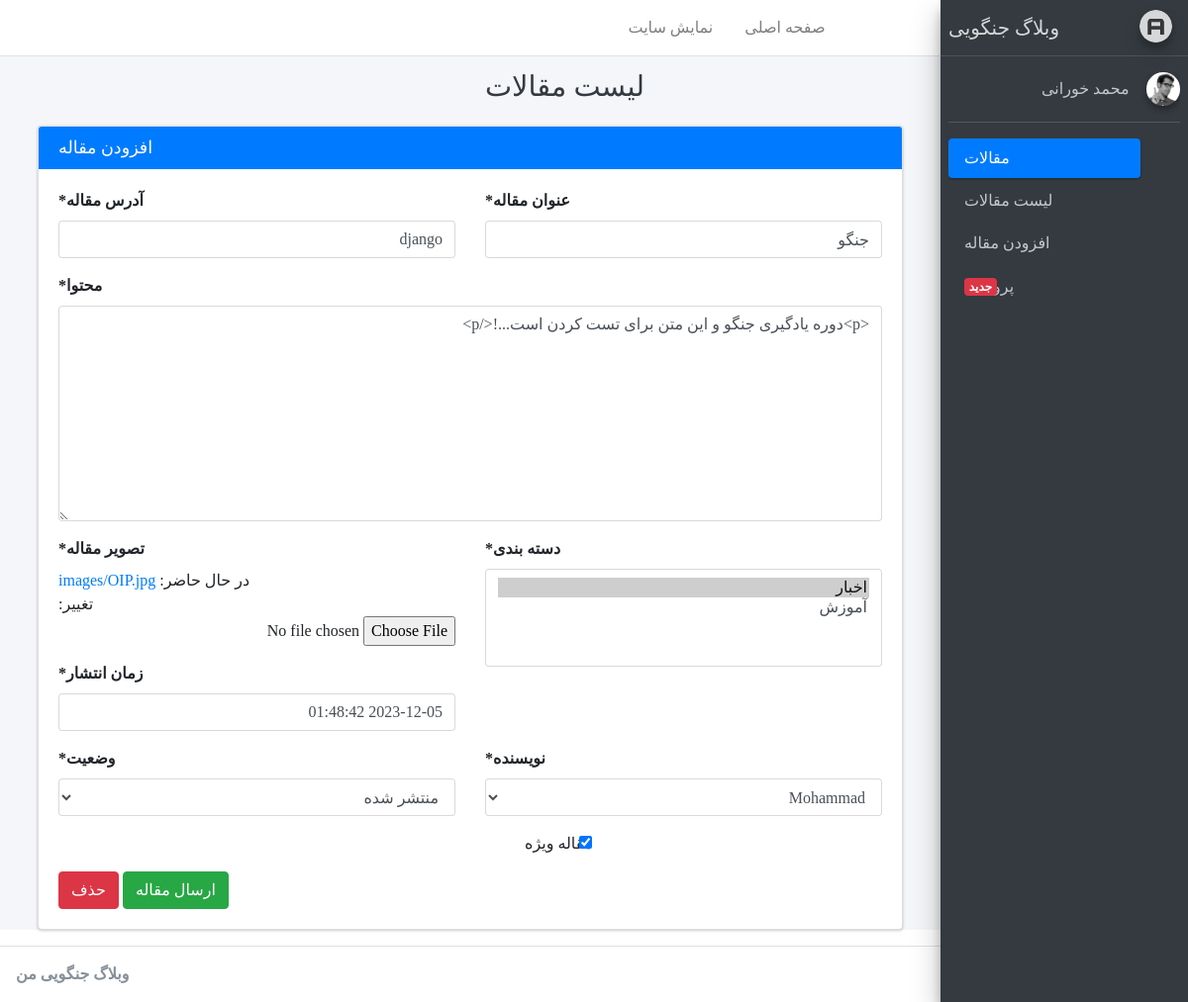
/account/article/update/1 (signed in), run on the app's committed database.
### account/models.py (models this page shows)
class User(AbstractUser):
    is_author = models.BooleanField(default=False, verbose_name="وضعیت نویسندگی")
    special_user = models.DateTimeField(default=timezone.now, verbose_name="کاربر ویژه تا")
    def is_special_user(self):
        if self.special_user > timezone.now():
            return True
        else:
            return False
    is_special_user.boolean = True
    is_special_user.short_description = 'وضعیت کاربری ویژه'

### blog/models.py (models this page shows, shortened)
class Article(models.Model):
    STATUS_CHOICES = (
        ('d', 'پیش نویس'),          #draft
        ('p', 'منتشر شده'),         #publish
        ('i', 'درحال بررسی'),       #investigation
        ('b', 'برگشت داده شده'),    #back
    )
    author = models.ForeignKey(User, null=True, on_delete=models.SET_NULL, related_name='articles',
                               verbose_name="نویسنده")
    title = models.CharField(max_length=200, verbose_name="عنوان مقاله")
    slug = models.SlugField(max_length=100, unique=True, verbose_name="آدرس مقاله")
    category = models.ManyToManyField(Categoty, verbose_name="دسته بندی", related_name="articles")
    description = models.TextField(verbose_name="محتوا")
    thumbnail = models.ImageField(upload_to="images", verbose_name="تصویر مقاله")
    publish = models.DateTimeField(default=timezone.now, verbose_name="زمان انتشار")
    created = models.DateTimeField(auto_now_add=True)
    updated = models.DateTimeField(auto_now=True)
    is_special = models.BooleanField(default=False, verbose_name='مقاله ویژه')
    status = models.CharField(max_length=1, choices=STATUS_CHOICES, verbose_name="وضعیت")
    class Meta:
        verbose_name = "مقاله"
        verbose_name_plural = 'مقالات'
    def jpublish(self):
        return jalali_converter(self.publish)
    jpublish.short_description = "زمان انتشار"
    def thumbnail_tag(self):
        return format_html("<img width=100 height=75 style='border-radius: 5px' src='{}'>".format(self.thumbnail.url))
    thumbnail_tag.short_description = "عکس"
    objects = ArticleManager()

### account/views.py (the view)
# urls.py: path('article/update/<int:pk>',ArticleUpdate.as_view(),name='article_update'),
class ArticleUpdate(AuthorAccessMixin, FieldsMixin,FormValidMixin, UpdateView):
    model = Article
    template_name = 'registration/article_create_update.html'

### account/mixins.py (called while the page is built)
    def dispatch(self, request, *args, **kwargs):
        if request.user.is_superuser:
            self.fields = ['title', 'slug', 'category', 'description', 'thumbnail', 'publish', 'is_special', 'status',
                           'author']
        elif request.user.is_author:
            self.fields = ['title', 'slug', 'category', 'description', 'thumbnail', 'is_special', 'publish', ]
        else:
            raise Http404("You can't access to this page")
        return super().dispatch(request, *args, **kwargs)

    def dispatch(self, request, pk, *args, **kwargs):
        article = get_object_or_404(Article, pk=pk)
        if request.user.is_superuser or article.author == request.user and article.status in ['b', 'd']:
            return super().dispatch(request, *args, **kwargs)
        else:
            raise Http404("You can not see this page")

### blog/models.py (called while the page is built)
    def __str__(self):
        return self.title

### blog/templatetags/basetags.py (called while the page is built)
@register.inclusion_tag("registration/partials/link.html")
def link(request, link_name, content, classes):
    return {
        "request": request,
        "link_name": link_name,
        "link": f"account:{link_name}",
        "content": content,
        "classes": classes,
    }

### templates/registration/article_create_update.html
{% extends 'registration/base.html'%}
{% load crispy_forms_tags %}
{% block title %}{% block title-meta %}
    لیست مقالات
{% endblock %}{% endblock %}
{% block main %}
    <div class="col-md-12">
        <div class="card card-primary">
            <div class="card-header">
                <h3 class="card-title mb-0 float-left">افزودن مقاله</h3>
            </div>
            <div class="card-body">
                <form method="post" enctype="multipart/form-data">{% csrf_token %}
            <div class="row">
            <div class="col-6">
                {{form.title|as_crispy_field }}
            </div>
            <div class="col-6">
                {{form.slug|as_crispy_field }}
            </div>
            <div class="col-12">
                {{form.description|as_crispy_field }}
            </div>
            <div class="col-6">
                {{form.category|as_crispy_field }}
            </div>
            <div class="col-6">
                {{form.thumbnail|as_crispy_field }}
                {{form.publish|as_crispy_field }}
            </div>
            {% if user.is_superuser %}
                <div class="col-6">
                    {{form.author|as_crispy_field}}
                    {{form.is_special|as_crispy_field}}
                </div>
                <div class="col-6">
                    {{form.status|as_crispy_field }}
                </div>
            {% endif %}
        </div>
        <button class="btn btn-success">ارسال مقاله</button>
        {% if user.is_superuser and request.resolver_match.kwargs.pk %}
            <a href="{% url 'account:article_delete' request.resolver_match.kwargs.pk %}" class="btn btn-danger">حذف</a>
        {% endif %}
                </form>
            </div>
        </div>
    </div>
{% endblock %}

### templates/registration/sidebar.html
{% load static %}
{% load basetags %}
  <aside class="main-sidebar sidebar-dark-primary elevation-4">
    <a href="index3.html" class="brand-link">
      <img src="{% static 'registration/adminLte/dist/img/AdminLTELogo.png' %}" alt="AdminLTE Logo" class="brand-image img-circle elevation-3"
           style="opacity: .8">
      <span class="brand-text">وبلاگ جنگویی</span>
    </a>
    <div class="sidebar">
      <div class="user-panel mt-3 pb-3 mb-3 d-flex">
        <div class="image">
          <img src="{% static 'registration/adminLte/dist/img/user2-160x160.jpg' %}" class="img-circle elevation-2" alt="User Image">
        </div>
        <div class="info">
          <a href="#" class="d-block">{{user.get_full_name}}</a>
        </div>
      </div>
      <nav class="mt-2">
        <ul class="nav nav-pills nav-sidebar flex-column" data-widget="treeview" role="menu" data-accordion="false">
          <li class="nav-item has-treeview menu-open">
            <a href="#" class="nav-link active">
              <i class="nav-icon fas fa-tachometer-alt"></i>
              <p>
                مقالات
                <i class="right fas fa-angle-left"></i>
              </p>
            </a>
            <ul class="nav nav-treeview">
              <li class="nav-item">
                {% link request 'home' 'لیست مقالات' 'fa-list' %}
              </li>
              <li class="nav-item">
                {% link request 'article_create' 'افزودن مقاله' 'fa-edit' %}
              </li>
            </ul>
          </li>
          <li class="nav-item">
            <a href="pages/widgets.html" class="nav-link">
              <i class="nav-icon fas fa-th"></i>
              <p>
                پروفایل
                <span class="right badge badge-danger">جدید</span>
              </p>
            </a>
          </li>
        </ul>
      </nav>
    </div>
  </aside>

### data on the page
User: get_full_name "محمد خورانی"
Article: title "جنگو", slug "django", description "<p>دوره یادگیری جنگو و این متن برای تست کردن است...!</p>", publish "2023-12-05 01:48:42", author "Mohammad", is_special "☑", status "منتشر شده"

### other printed values
{{ content }} "لیست مقالات افزودن مقاله"
